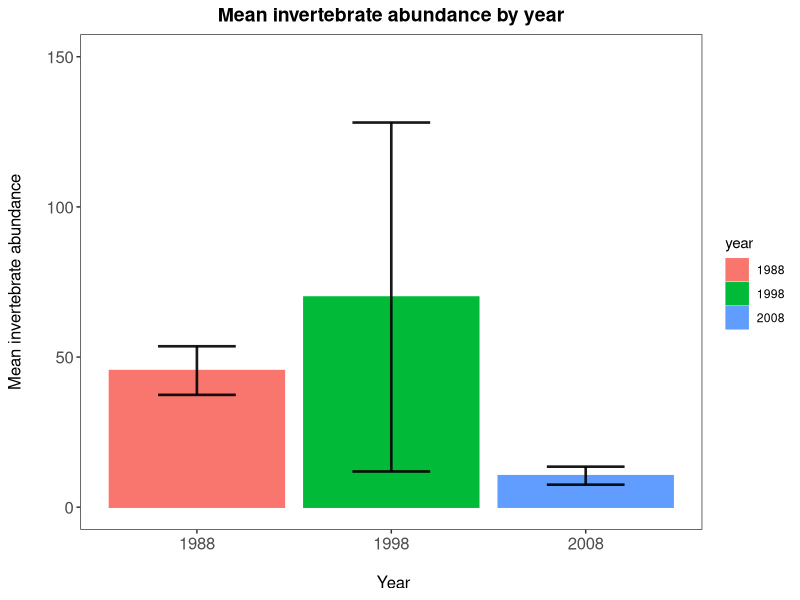
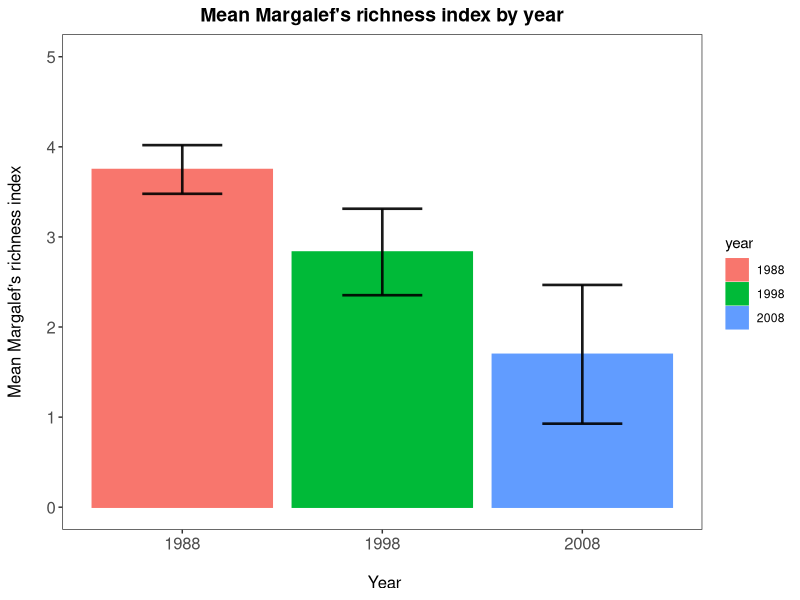
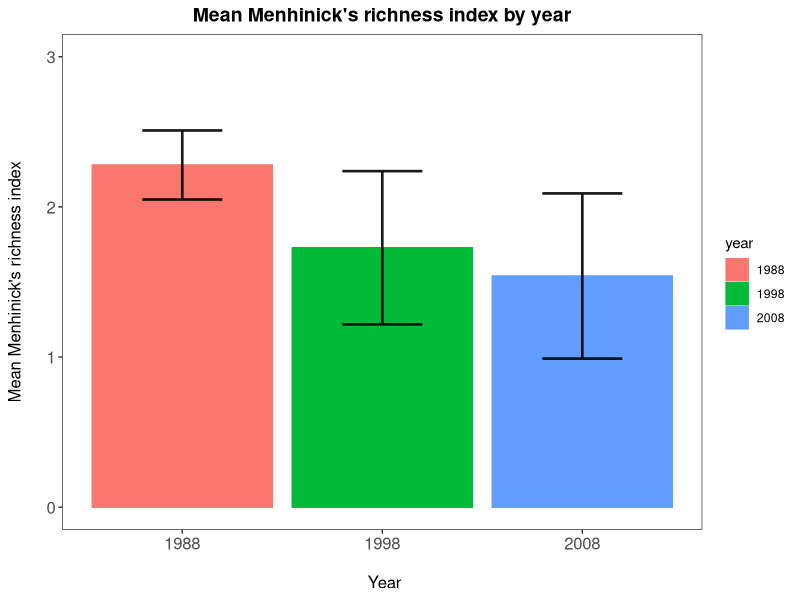
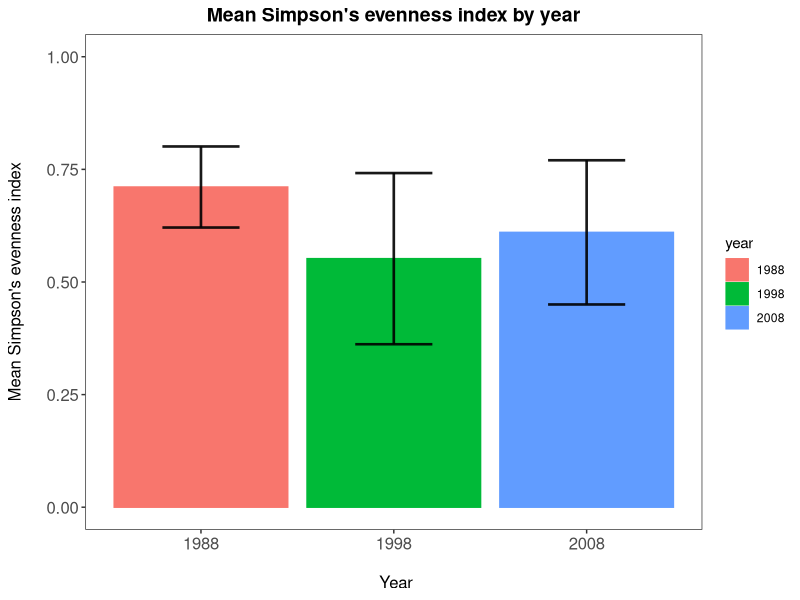
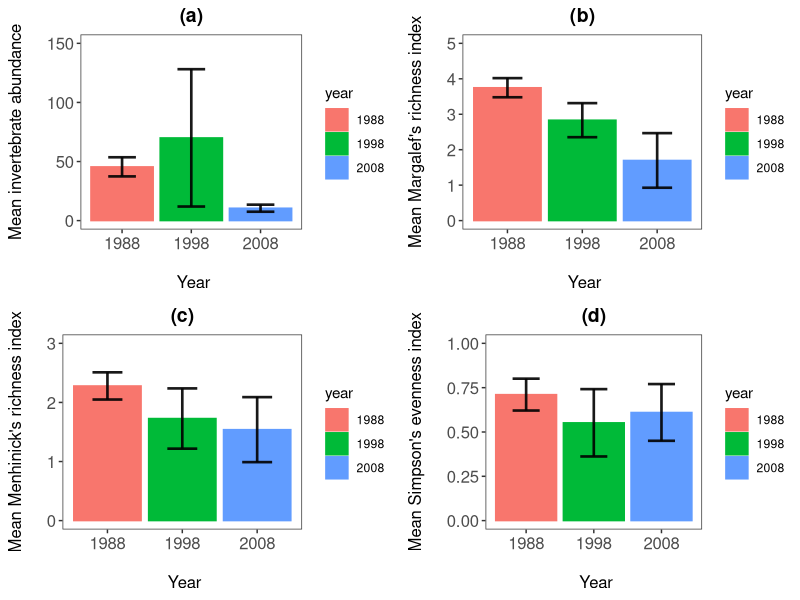

The R source for these figures, in order:
#Laura Barraclough
#Started: 02/02/2022
#email: s1729795@ed.ac.uk

# Work Flow
# 1. Load libraries and data frame
# 2. Try to make a summary table with mean values of the calculated
#     richness and evenness indices as well as abundance.
#   (i) try using filter in a pipe


# 1. Load libraries and data frame ----
library(tidyverse)
library(gridExtra)
#install.packages("plotrix")
library(plotrix)

sum_data <- read.csv("sum_data2.csv")
  #check data frame loaded properly
View(sum_data)
str(sum_data)
  #last felled needs to be a character
sum_data$Last_felled <- as.character(sum_data$Last_felled)

# 2. Summary table attempts ----
#   (i) Mean abundance ----
summary1 <- dplyr :: select(sum_data, year = Last_felled, abun = Total_abundance)

mean_table1 <- group_by(summary1, year) %>% 
  summarise(abun.mean = mean(abun)) %>% 
  ungroup() 

  #attempt to add standard deviation
mean_table1 <- mean_table1 %>% 
  mutate(mean_table1, sd = c(8.1, 58.1, 3.0)) #entering sd values manually

  #plotting mean_table1 as a bar plot
(mean.abun_bar2 <- ggplot(mean_table1, aes(x = year, y = abun.mean, colour = year,
                                        fill = year)) +
    geom_histogram(stat = "identity", position = "dodge") + 
    scale_y_continuous(limits = c(0, 150)) +
    labs(title = "Mean invertebrate abundance by year", 
         x = "\n Year", y = "Mean invertebrate abundance\n") + 
    theme_bw() +
    theme(panel.grid = element_blank(), 
          axis.text = element_text(size = 12), 
          axis.title = element_text(size = 12), 
          plot.title = element_text(size = 14, hjust = 0.5, face = "bold")) +
    geom_errorbar(aes(x = year, ymin = abun.mean-sd, ymax = abun.mean+sd),
                  width = 0.4, colour = "black", alpha = 0.9, size = 0.9)
)

#ggsave(mean.abun_bar2, file = "Graphs/mean_abunhyp1.png", height = 5, width = 5)

#   (ii) Margalef's index ----
summary2 <- dplyr :: select(sum_data, year = Last_felled, MRI = Margalefs_RI)

mean_table2 <- group_by(summary2, year) %>% 
  summarise(MRI_mean = mean(MRI)) %>% 
  ungroup() %>% 
  mutate( ., sd = c(0.27, 0.48, 0.77))


#plotting mean_table1 as a bar plot
(mean_MRI_bar <- ggplot(mean_table2, aes(x = year, y = MRI_mean, colour = year,
                                           fill = year)) +
    geom_histogram(stat = "identity", position = "dodge") + 
    scale_y_continuous(limits = c(0, 5)) +
    labs(title = "Mean Margalef's richness index by year", 
         x = "\n Year", y = "Mean Margalef's richness index\n") + 
    theme_bw() +
    theme(panel.grid = element_blank(), 
          axis.text = element_text(size = 12), 
          axis.title = element_text(size = 12), 
          plot.title = element_text(size = 14, hjust = 0.5, face = "bold")) +
    geom_errorbar(aes(x = year, ymin = MRI_mean-sd, ymax = MRI_mean+sd),
                  width = 0.4, colour = "black", alpha = 0.9, size = 0.9)
)

#ggsave(mean_MRI_bar, file = "Graphs/mean_MRIhyp1.png", height = 5, width = 5)

#   (iii) Menhinick's index ----
summary3 <- dplyr :: select(sum_data, year = Last_felled, MeRI = Menhinicks_RI)

mean_table3 <- group_by(summary3, year) %>% 
  summarise(MeRI_mean = mean(MeRI)) %>% 
  ungroup() %>% 
  mutate( ., sd = c(0.23, 0.51, 0.55))

#plotting mean_table1 as a bar plot
(mean_MeRI_bar <- ggplot(mean_table3, aes(x = year, y = MeRI_mean, colour = year,
                                           fill = year)) +
    geom_histogram(stat = "identity", position = "dodge") + 
    scale_y_continuous(limits = c(0, 3)) +
    labs(title = "Mean Menhinick's richness index by year", 
         x = "\n Year", y = "Mean Menhinick's richness index\n") + 
    theme_bw() +
    theme(panel.grid = element_blank(), 
          axis.text = element_text(size = 12), 
          axis.title = element_text(size = 12), 
          plot.title = element_text(size = 14, hjust = 0.5, face = "bold")) +
    geom_errorbar(aes(x = year, ymin = MeRI_mean-sd, ymax = MeRI_mean+sd),
                  width = 0.4, colour = "black", alpha = 0.9, size = 0.9)
)

#ggsave(mean_MeRI_bar, file = "Graphs/mean_MeRIhyp1.png", height = 5, width = 5)

#   (vi) Simpson's index ----
summary4 <- dplyr :: select(sum_data, year = Last_felled, SEI = Simpsons_EI)

mean_table4 <- group_by(summary4, year) %>% 
  summarise(SEI_mean = mean(SEI)) %>% 
  ungroup() %>% 
  mutate( ., sd = c(0.09, 0.19, 0.16))

#plotting mean_table1 as a bar plot
(mean_SEI_bar <- ggplot(mean_table4, aes(x = year, y = SEI_mean, colour = year,
                                          fill = year)) +
    geom_histogram(stat = "identity", position = "dodge") + 
    scale_y_continuous(limits = c(0, 1)) +
    labs(title = "Mean Simpson's evenness index by year", 
         x = "\n Year", y = "Mean Simpson's evenness index\n") + 
    theme_bw() +
    theme(panel.grid = element_blank(), 
          axis.text = element_text(size = 12), 
          axis.title = element_text(size = 12), 
          plot.title = element_text(size = 14, hjust = 0.5, face = "bold")) +
    geom_errorbar(aes(x = year, ymin = SEI_mean-sd, ymax = SEI_mean+sd),
                  width = 0.4, colour = "black", alpha = 0.9, size = 0.9)
)

#ggsave(mean_SEI_bar, file = "Graphs/mean_SEIIhyp1.png", height = 5, width = 5)


# 3. Panel construction ----
hyp1.4sum_panel <- grid.arrange(
  mean.abun_bar2 + ggtitle("(a)") + 
    theme(plot.margin = unit(c(0.2,0.2,0.2,0.2), units = "cm")),
  mean_MRI_bar + ggtitle("(b)") + 
    theme(plot.margin = unit(c(0.2,0.2,0.2,0.2), units = "cm")),
  mean_MeRI_bar + ggtitle("(c)") + 
    theme(plot.margin = unit(c(0.2,0.2,0.2,0.2), units = "cm")),
  mean_SEI_bar + ggtitle("(d)") + 
    theme(plot.margin = unit(c(0.2,0.2,0.2,0.2), units = "cm")),
  ncol = 2)

#ggsave(hyp1.4sum_panel, file= "Graphs/hyp1_panel4sum.png", width = 10, height = 10)
